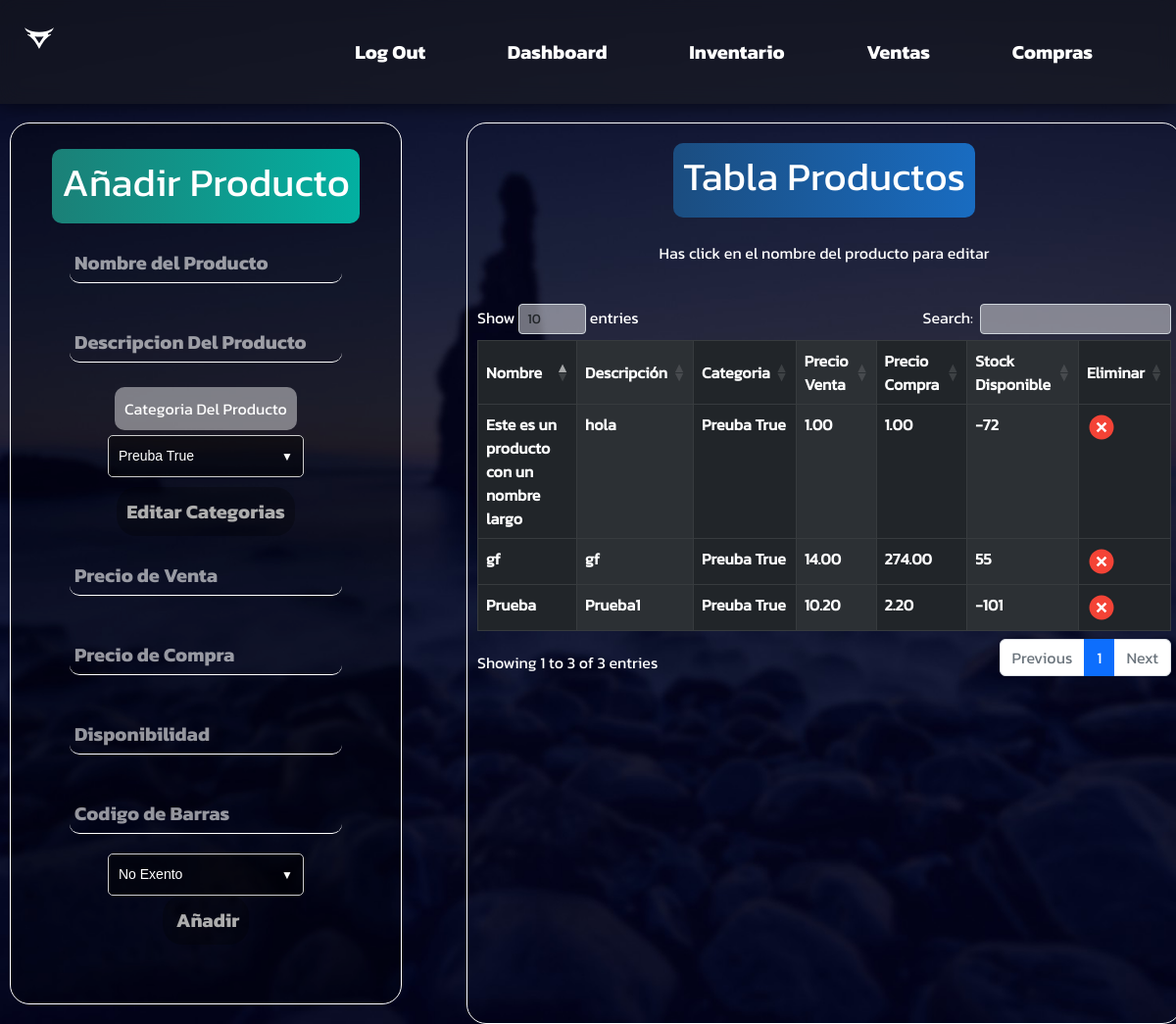
Page /items/ on the earlier database version.
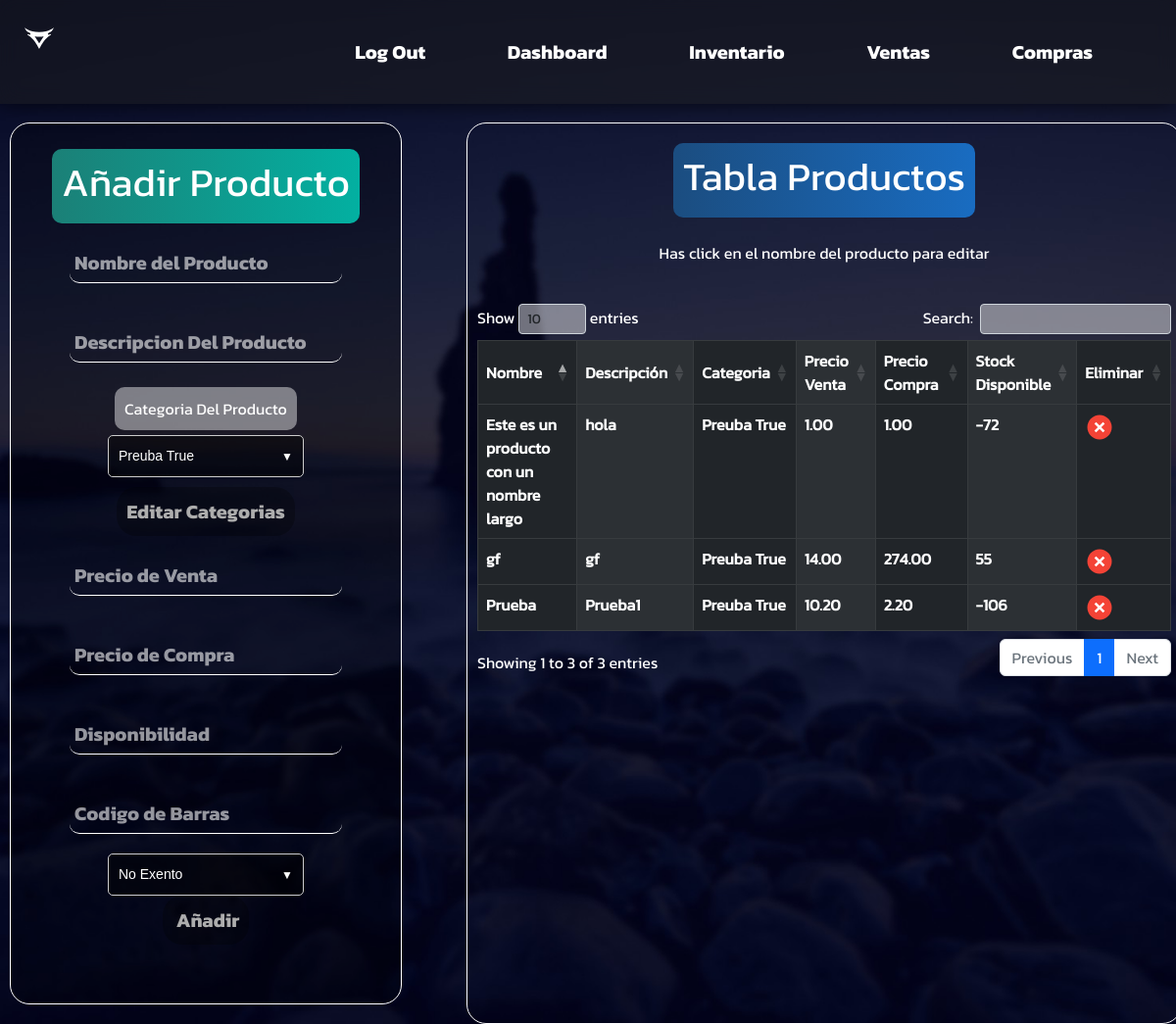
Same page on the later database version.
### items/models.py (models this page shows, shortened)
class Producto(models.Model):
    slug = AutoSlugField(populate_from='nombre', unique=True)
    codigo_de_barras = models.CharField(max_length=13, unique=True, default='0000000000000')
    nombre = models.CharField(max_length=255, unique=True)
    descripcion = models.TextField(max_length=1000, blank=True)
    categoria = models.ForeignKey(Categoria, on_delete=models.CASCADE)
    precio_venta = models.DecimalField(max_digits=6, decimal_places=2)
    precio_compra = models.DecimalField(max_digits=6, decimal_places=2)
    stock = models.IntegerField()
    cantidad_comprada = models.PositiveIntegerField(default=0)
    cantidad_vendida = models.PositiveIntegerField(default=0)
    exento_de_impuesto = models.BooleanField(default=False)
    class Meta:
        db_table='producto'
        verbose_name= 'Producto'
        verbose_name_plural='Productos'
        ordering= ['id']

class Categoria(models.Model):
    nombre= models.CharField(max_length=200, unique=True)
    destacado = models.BooleanField(default=False)
    def __str__(self):
        return self.nombre
    class Meta:
        db_table='categorias'
        verbose_name= 'Categoria'
        verbose_name_plural='Categorías'
        ordering= ['-id']

### items/views.py (the view, shortened to what this page needs)
# urls.py: path('', views.Inventario, name="inventario"),
def Inventario(request):
    categorias = Categoria.objects.all()
    productos = Producto.objects.all()
    if request.method == "GET":
        return render(request, "inventario.html", {"productos": productos, "categorias":categorias})

### items/templates/inventario.html (shortened to what this page needs)
{% extends 'base_sesion2.html' %}
{% load static %}
{% block content %}
<link rel="stylesheet" href="{% static 'css/items.css' %}">
<link rel="stylesheet" href="{% static 'css/bootstrap.min.css' %}">
<link rel="stylesheet" href="{% static 'css/dataTables.bootstrap5.min.css' %}">
<div class="content">
    <form method="post">
        <div class="añadirProducto">
            <label class="Titulo">
                <h1>Añadir Producto</h1>
            </label>
            <input class="entradaDatos" type="text" name="nombre" id="nombre" placeholder="Nombre del Producto"required>
            <input class="entradaDatos" type="text" name="descripcion" id="descripcion"
                placeholder="Descripcion Del Producto">
            <label class="etiquetas"> Categoria Del Producto </label>
            <div class="select-container">
                <select id="categoria" name="categoria">
                    {% for categoriaprod in categorias%}
                    <option value="{{categoriaprod.nombre}}">{{categoriaprod.nombre}}</option>
                    {% endfor %}
                </select>
            </div>
            <a class="anadir btn1" href="/items/categorias">Editar Categorias </a>
            <input class="entradaDatos" type="text" name="precio_venta" id="precio_venta" placeholder="Precio de Venta"required>
            <input class="entradaDatos" type="text" name="precio_compra" id="precio_compra"
                placeholder="Precio de Compra" required>
            <input class="entradaDatos" type="number" name="stock" id="stock" placeholder="Disponibilidad" required>
            <input class="entradaDatos" type="text" name="codigo_de_barras" id="codigo_de_barras" placeholder="Codigo de Barras" maxlength="13" required>
            <div class="select-container">
                <select id="excento" name="excento">
                    <option value="0">No Exento</option>
                </select>
            </div>
            <input class="anadir" type="submit" value=" Añadir">
        </div>
    </form>
    <div class="tablaProductos">
        <label class="Titulo c2">
            <h1>Tabla Productos</h1>
        </label>
        <br>
        <p>Has click en el nombre del producto para editar</p>
        <br>
        <div class="table-responsive-sm ">
            <table class="table  table-dark table-striped-columns table-bordered" id="tabla-prod">
                <thead>
                    <tr>
                        <th class="centrado">Nombre</th>
                        <th class="centrado">Descripción</th>
                        <th class="centrado">Categoria</th>
                        <th class="centrado">Precio Venta</th>
                        <th class="centrado">Precio Compra</th>
                        <th class="centrado">Stock Disponible</th>
                        <th class="centrado">Eliminar</th>
                    </tr>
                </thead>
                <tbody>
                    {% for producto in productos %}
                    <tr>
                        <th><a href="{% url 'editarproducto' producto.id %}">{{producto.nombre}}</a></th>
                        <th><a href="{% url 'editarproducto' producto.id %}">{{producto.descripcion}}</a></th>
                        <th><a href="{% url 'editarproducto' producto.id %}">{{producto.categoria}}</a></th>
                        <th><a href="{% url 'editarproducto' producto.id %}">{{producto.precio_venta}}</a></th>
                        <th><a href="{% url 'editarproducto' producto.id %}">{{producto.precio_compra}}</a></th>
                        <th><a href="{% url 'editarproducto' producto.id %}">{{producto.stock}}</a></th>
                        <th><a href="{% url 'eliminarprod' producto.id %}"> <img src="{% static 'img/eliminar.svg'%}"></a></th>
                    </tr>
                    {% endfor %}
                </tbody>
            </table>
        </div>
    </div>
</div>
{% endblock %}

Differences in the rows shown:
changed Producto "Prueba": stock "-101" → "-106"
